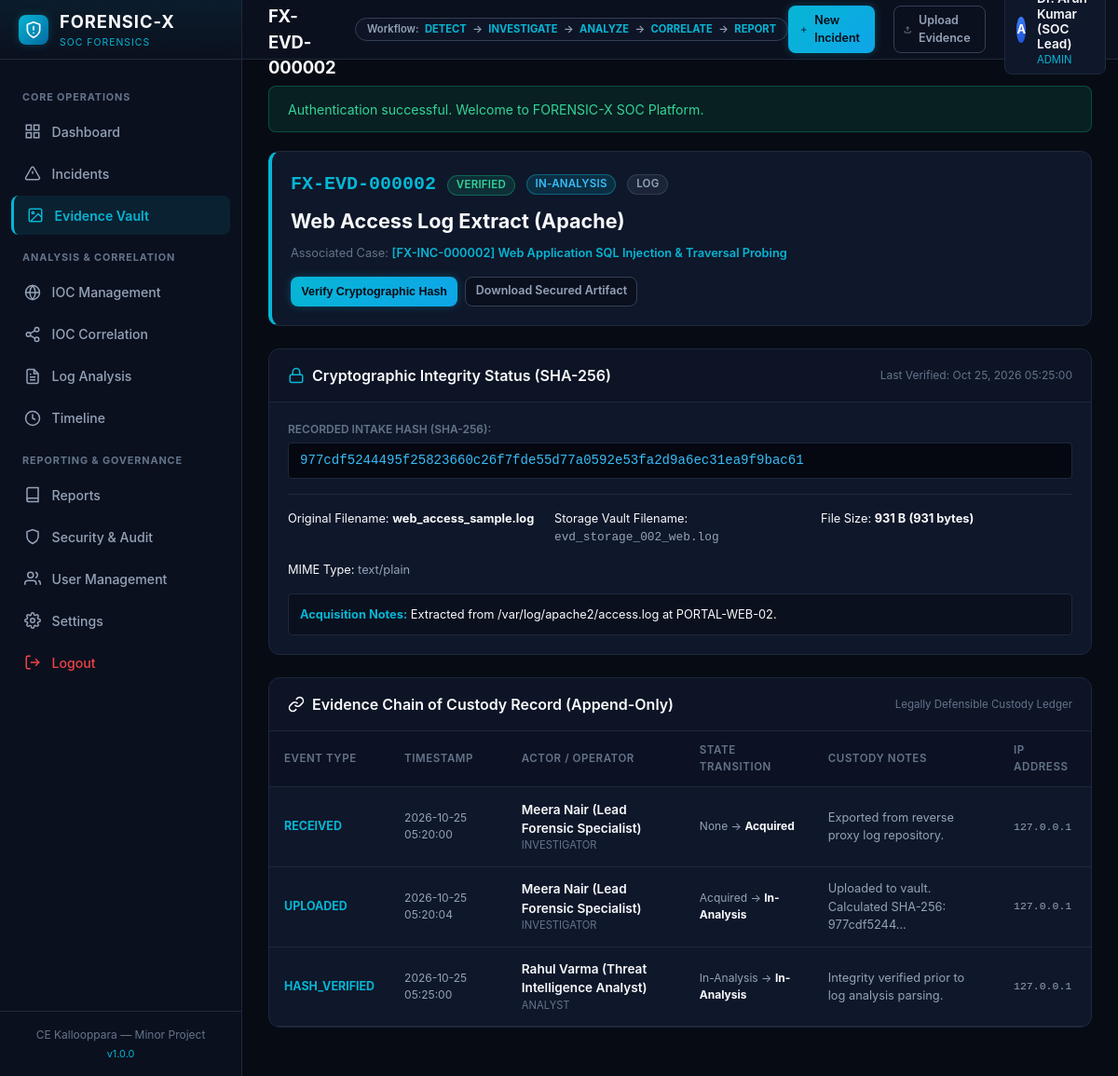
The page /evidence/view?id=2 (signed in) on the database its author committed.
### tables this page shows
CREATE TABLE evidence (
    id INT AUTO_INCREMENT PRIMARY KEY,
    evidence_code VARCHAR(20) NOT NULL UNIQUE,
    name VARCHAR(150) NOT NULL,
    description TEXT NULL,
    incident_id INT NOT NULL,
    original_filename VARCHAR(255) NOT NULL,
    storage_filename VARCHAR(255) NOT NULL UNIQUE,
    file_size BIGINT NOT NULL,
    mime_type VARCHAR(100) NOT NULL,
    file_extension VARCHAR(20) NOT NULL,
    sha256_hash VARCHAR(64) NOT NULL,
    last_verified_at DATETIME NULL,
    last_verified_status ENUM('Unchecked', 'Verified', 'Mismatch', 'Unavailable') NOT NULL DEFAULT 'Verified',
    status ENUM('Acquired', 'In-Analysis', 'Archived', 'Sealed') NOT NULL DEFAULT 'Acquired',
    tags VARCHAR(255) NULL,
    acquisition_notes TEXT NULL,
    uploaded_by INT NOT NULL,
    created_at DATETIME NOT NULL DEFAULT CURRENT_TIMESTAMP,
    updated_at DATETIME NOT NULL DEFAULT CURRENT_TIMESTAMP ON UPDATE CURRENT_TIMESTAMP,
    INDEX idx_evd_incident (incident_id),
    INDEX idx_evd_sha256 (sha256_hash),
    INDEX idx_evd_status (status),
    CONSTRAINT fk_evd_incident FOREIGN KEY (incident_id) REFERENCES incidents (id) ON DELETE CASCADE,
    CONSTRAINT fk_evd_uploader FOREIGN KEY (uploaded_by) REFERENCES users (id)
);

CREATE TABLE incidents (
    id INT AUTO_INCREMENT PRIMARY KEY,
    incident_code VARCHAR(20) NOT NULL UNIQUE,
    title VARCHAR(200) NOT NULL,
    description TEXT NOT NULL,
    category VARCHAR(60) NOT NULL,
    severity ENUM('Low', 'Medium', 'High', 'Critical') NOT NULL DEFAULT 'Medium',
    status ENUM('Open', 'Investigating', 'Contained', 'Resolved', 'Closed') NOT NULL DEFAULT 'Open',
    assigned_to INT NULL,
    detected_at DATETIME NOT NULL,
    source VARCHAR(100) NOT NULL,
    affected_system VARCHAR(150) NOT NULL,
    tags VARCHAR(255) NULL,
    findings_notes TEXT NULL,
    created_by INT NOT NULL,
    created_at DATETIME NOT NULL DEFAULT CURRENT_TIMESTAMP,
    updated_at DATETIME NOT NULL DEFAULT CURRENT_TIMESTAMP ON UPDATE CURRENT_TIMESTAMP,
    INDEX idx_inc_severity (severity),
    INDEX idx_inc_status (status),
    INDEX idx_inc_assigned (assigned_to),
    INDEX idx_inc_detected (detected_at),
    CONSTRAINT fk_inc_assigned FOREIGN KEY (assigned_to) REFERENCES users (id) ON DELETE SET NULL,
    CONSTRAINT fk_inc_creator FOREIGN KEY (created_by) REFERENCES users (id)
);

CREATE TABLE evidence_custody_events (
    id INT AUTO_INCREMENT PRIMARY KEY,
    evidence_id INT NOT NULL,
    event_type VARCHAR(50) NOT NULL,
    actor_id INT NULL,
    actor_name VARCHAR(100) NOT NULL,
    previous_state VARCHAR(100) NULL,
    new_state VARCHAR(100) NULL,
    notes TEXT NOT NULL,
    ip_address VARCHAR(45) NULL,
    created_at DATETIME NOT NULL DEFAULT CURRENT_TIMESTAMP,
    INDEX idx_custody_evidence (evidence_id),
    INDEX idx_custody_time (created_at),
    CONSTRAINT fk_custody_evidence FOREIGN KEY (evidence_id) REFERENCES evidence (id) ON DELETE CASCADE,
    CONSTRAINT fk_custody_actor FOREIGN KEY (actor_id) REFERENCES users (id) ON DELETE SET NULL
);

CREATE TABLE users (
    id INT AUTO_INCREMENT PRIMARY KEY,
    username VARCHAR(50) NOT NULL UNIQUE,
    email VARCHAR(100) NOT NULL UNIQUE,
    password_hash VARCHAR(255) NOT NULL,
    full_name VARCHAR(100) NOT NULL,
    role ENUM('admin', 'investigator', 'analyst', 'reviewer') NOT NULL DEFAULT 'analyst',
    department VARCHAR(100) DEFAULT 'SOC / Digital Forensics',
    is_active TINYINT(1) NOT NULL DEFAULT 1,
    failed_login_attempts INT NOT NULL DEFAULT 0,
    locked_until DATETIME NULL,
    last_login_at DATETIME NULL,
    last_login_ip VARCHAR(45) NULL,
    created_at DATETIME NOT NULL DEFAULT CURRENT_TIMESTAMP,
    updated_at DATETIME NOT NULL DEFAULT CURRENT_TIMESTAMP ON UPDATE CURRENT_TIMESTAMP,
    INDEX idx_user_role (role),
    INDEX idx_user_active (is_active)
);

### src/Models/Evidence.php (called while the page is built, shortened)
<?php
class Evidence {
    public static function getById(int $id): ?array {
        $db = Database::getConnection();
        $stmt = $db->prepare("
            SELECT e.*,
                   i.incident_code,
                   i.title AS incident_title,
                   i.severity AS incident_severity,
                   u.full_name AS uploader_name,
                   u.username AS uploader_username,
                   u.department AS uploader_department
            FROM evidence e
            INNER JOIN incidents i ON e.incident_id = i.id
            LEFT JOIN users u ON e.uploaded_by = u.id
            WHERE e.id = :id
            LIMIT 1
        ");
        $stmt->execute([':id' => $id]);
        return $stmt->fetch() ?: null;
    }
}

### src/Helpers/Security.php (called while the page is built, shortened)
<?php
class Security {
    public static function e(?string $value): string {
        return htmlspecialchars($value, ENT_QUOTES | ENT_SUBSTITUTE | ENT_HTML5, 'UTF-8');
    }
}

### src/Models/ChainOfCustody.php (called while the page is built, shortened)
<?php
class ChainOfCustody {
    public static function getByEvidenceId(int $evidenceId): array {
        $db = Database::getConnection();
        $stmt = $db->prepare("
            SELECT c.*, u.username, u.role
            FROM evidence_custody_events c
            LEFT JOIN users u ON c.actor_id = u.id
            WHERE c.evidence_id = :evidence_id
            ORDER BY c.created_at ASC
        ");
        $stmt->execute([':evidence_id' => $evidenceId]);
        return $stmt->fetchAll();
    }
}

### views/evidence/view.php (the view, shortened to what this page needs)
<div class="card" style="margin-bottom: 1.5rem; border-left: 4px solid var(--cyan-primary);">
    <div class="card-body">
        <div style="display: flex; justify-content: space-between; align-items: flex-start; flex-wrap: wrap; gap: 1rem;">
            <div>
                <div style="display: flex; align-items: center; gap: 0.75rem; margin-bottom: 0.5rem;">
                    <span style="font-size: 1.25rem; font-weight: 800; font-family: monospace; color: var(--cyan-primary);">
                        <?= Security::e($evidence['evidence_code']) ?>
                    </span>
                    <span id="verify-badge-<?= (int)$evidence['id'] ?>">
                        <?= View::statusBadge($evidence['last_verified_status']) ?>
                    </span>
                    <?= View::statusBadge($evidence['status']) ?>
                    <span class="badge badge-neutral"><?= strtoupper(Security::e($evidence['file_extension'])) ?></span>
                </div>
                <h2 style="font-size: 1.35rem; font-weight: 700; color: var(--text-primary); margin-bottom: 0.5rem;">
                    <?= Security::e($evidence['name']) ?>
                </h2>
                <div style="font-size: 0.8rem; color: var(--text-muted);">
                    Associated Case:
                    <a href="/incidents/view?id=<?= (int)$evidence['incident_id'] ?>" style="color: var(--cyan-primary); text-decoration: none; font-weight: 600;">
                        [<?= Security::e($evidence['incident_code']) ?>] <?= Security::e($evidence['incident_title']) ?>
                    </a>
                </div>
            </div>
            <div style="display: flex; gap: 0.5rem;">
                <button type="button" class="btn btn-primary btn-sm btn-verify-hash" data-id="<?= (int)$evidence['id'] ?>">
                    Verify Cryptographic Hash
                </button>
                <a href="/evidence/download?id=<?= (int)$evidence['id'] ?>" class="btn btn-secondary btn-sm">
                    Download Secured Artifact
                </a>
            </div>
        </div>
    </div>
</div>
<div class="card">
    <div class="card-header">
        <div class="card-title">
            <svg width="18" height="18" viewBox="0 0 24 24" fill="none" stroke="var(--cyan-primary)" stroke-width="2"><rect x="3" y="11" width="18" height="11" rx="2" ry="2"/><path d="M7 11V7a5 5 0 0 1 10 0v4"/></svg>
            Cryptographic Integrity Status (SHA-256)
        </div>
        <div style="font-size: 0.75rem; color: var(--text-muted);">
            Last Verified: <?= $evidence['last_verified_at'] ? date('M d, Y H:i:s', strtotime($evidence['last_verified_at'])) : 'Never' ?>
        </div>
    </div>
    <div class="card-body">
        <div style="margin-bottom: 1rem;">
            <div style="font-size: 0.75rem; font-weight: 600; text-transform: uppercase; color: var(--text-muted); margin-bottom: 0.3rem;">
                Recorded Intake Hash (SHA-256):
            </div>
            <div class="code-block" style="font-size: 0.88rem; padding: 0.5rem 0.75rem;">
                <?= Security::e($evidence['sha256_hash']) ?>
            </div>
        </div>
        <div style="display: grid; grid-template-columns: repeat(auto-fit, minmax(200px, 1fr)); gap: 1rem; font-size: 0.8rem; border-top: 1px solid var(--border-color); padding-top: 1rem;">
            <div>Original Filename: <strong style="color: var(--text-primary);"><?= Security::e($evidence['original_filename']) ?></strong></div>
            <div>Storage Vault Filename: <span style="font-family: monospace; color: var(--text-secondary);"><?= Security::e($evidence['storage_filename']) ?></span></div>
            <div>File Size: <strong style="color: var(--text-primary);"><?= View::formatBytes((int)$evidence['file_size']) ?> (<?= number_format((int)$evidence['file_size']) ?> bytes)</strong></div>
            <div>MIME Type: <span style="color: var(--text-secondary);"><?= Security::e($evidence['mime_type']) ?></span></div>
        </div>
        <?php if (!empty($evidence['acquisition_notes'])): ?>
        <div style="margin-top: 1rem; padding: 0.75rem; background-color: var(--bg-surface); border: 1px solid var(--border-color); border-radius: var(--radius-sm); font-size: 0.8rem;">
            <strong style="color: var(--cyan-primary);">Acquisition Notes:</strong> <?= Security::e($evidence['acquisition_notes']) ?>
        </div>
        <?php endif; ?>
    </div>
</div>
<div class="card">
    <div class="card-header">
        <div class="card-title">
            <svg width="18" height="18" viewBox="0 0 24 24" fill="none" stroke="currentColor" stroke-width="2"><path d="M10 13a5 5 0 0 0 7.54.54l3-3a5 5 0 0 0-7.07-7.07l-1.72 1.71"/><path d="M14 11a5 5 0 0 0-7.54-.54l-3 3a5 5 0 0 0 7.07 7.07l1.71-1.71"/></svg>
            Evidence Chain of Custody Record (Append-Only)
        </div>
        <div style="font-size: 0.72rem; color: var(--text-muted);">
            Legally Defensible Custody Ledger
        </div>
    </div>
    <div class="table-responsive">
        <table class="data-table">
            <thead>
                <tr>
                    <th>Event Type</th>
                    <th>Timestamp</th>
                    <th>Actor / Operator</th>
                    <th>State Transition</th>
                    <th>Custody Notes</th>
                    <th>IP Address</th>
                </tr>
            </thead>
            <tbody>
                <?php if (empty($custodyEvents)): ?>
                <tr><td colspan="6" style="text-align: center; color: var(--text-muted);">No custody events logged yet.</td></tr>
                <?php else: ?>
                    <?php foreach ($custodyEvents as $custody): ?>
                    <tr>
                        <td style="font-weight: 700; color: var(--cyan-primary); font-size: 0.78rem;">
                            <?= Security::e($custody['event_type']) ?>
                        </td>
                        <td style="font-size: 0.75rem;"><?= date('Y-m-d H:i:s', strtotime($custody['created_at'])) ?></td>
                        <td>
                            <div style="font-weight: 600; color: var(--text-primary);"><?= Security::e($custody['actor_name']) ?></div>
                            <div style="font-size: 0.7rem; color: var(--text-muted);"><?= strtoupper(Security::e($custody['role'] ?? 'SYSTEM')) ?></div>
                        </td>
                        <td style="font-size: 0.75rem;">
                            <?php if ($custody['previous_state'] || $custody['new_state']): ?>
                                <?= Security::e($custody['previous_state'] ?: 'None') ?> → <strong style="color: var(--text-primary);"><?= Security::e($custody['new_state']) ?></strong>
                            <?php else: ?>
                                <span style="color: var(--text-muted);">-</span>
                            <?php endif; ?>
                        </td>
                        <td style="font-size: 0.8rem; color: var(--text-secondary); max-width: 320px;">
                            <?= Security::e($custody['notes']) ?>
                        </td>
                        <td style="font-family: monospace; font-size: 0.72rem;"><?= Security::e($custody['ip_address']) ?></td>
                    </tr>
                    <?php endforeach; ?>
                <?php endif; ?>
            </tbody>
        </table>
    </div>
</div>

### src/Helpers/View.php (shortened to what this page needs)
<?php
class View {
    public static function render(string $viewPath, array $data = [], string $layout = 'main'): void {
        extract($data);
        $fullViewFile = BASE_PATH . '/views/' . ltrim($viewPath, '/') . '.php';
        require $fullViewFile;
        $content = ob_get_clean();
        $layoutFile = BASE_PATH . '/views/layouts/' . $layout . '.php';
        if (file_exists($layoutFile)) {
            require $layoutFile;
        } else {
            echo $content;
        }
    }
    public static function formatBytes(int $bytes, int $precision = 2): string {
        $units = ['B', 'KB', 'MB', 'GB', 'TB'];
        $bytes = max($bytes, 0);
        $pow = floor(($bytes ? log($bytes) : 0) / log(1024));
        $pow = min($pow, count($units) - 1);
        $bytes /= (1 << (10 * $pow));
        return round($bytes, $precision) . ' ' . $units[$pow];
    }
    public static function statusBadge(string $status): string {
        $colors = [
            'Open'          => 'badge-open',
            'Investigating' => 'badge-investigating',
            'Contained'     => 'badge-contained',
            'Resolved'      => 'badge-resolved',
            'Closed'        => 'badge-closed',
            'Verified'      => 'badge-verified',
            'Mismatch'      => 'badge-mismatch',
            'Unavailable'   => 'badge-unavailable',
            'In-Analysis'   => 'badge-investigating',
            'Acquired'      => 'badge-open',
            'Sealed'        => 'badge-contained',
        ];
        $class = $colors[$status] ?? 'badge-neutral';
        return '<span class="badge ' . $class . '">' . htmlspecialchars($status) . '</span>';
    }
}

### rows shown on the page
evidence: evidence_code "FX-EVD-000002", last_verified_status "VERIFIED IN-ANALYSIS", file_extension "LOG", name "Web Access Log Extract (Apache)", incident.incident_code "FX-INC-000002", incident.title "Web Application SQL Injection & Traversal Probing", last_verified_at "Oct 25, 2026 05:25:00", sha256_hash "977cdf5244495f25823660c26f7fde55d77a0592e53fa2d9a6ec31ea9f9bac61", original_filename "web_access_sample.log", storage_filename "evd_storage_002_web.log", file_size "931 B", file_size "931", mime_type "text/plain", acquisition_notes "Extracted from /var/log/apache2/access.log at PORTAL-WEB-02."
evidence_custody_events: event_type "RECEIVED", created_at "2026-10-25 05:20:00", actor_name "Meera Nair (Lead Forensic Specialist)", actor.role "INVESTIGATOR", previous_state "None", new_state "Acquired", notes "Exported from reverse proxy log repository.", ip_address "127.0.0.1"
evidence_custody_events: event_type "UPLOADED", created_at "2026-10-25 05:20:04", actor_name "Meera Nair (Lead Forensic Specialist)", actor.role "INVESTIGATOR", previous_state "Acquired", new_state "In-Analysis", notes "Uploaded to vault. Calculated SHA-256: 977cdf5244...", ip_address "127.0.0.1"
evidence_custody_events: event_type "HASH_VERIFIED", created_at "2026-10-25 05:25:00", actor_name "Rahul Varma (Threat Intelligence Analyst)", actor.role "ANALYST", previous_state "In-Analysis", new_state "In-Analysis", notes "Integrity verified prior to log analysis parsing.", ip_address "127.0.0.1"

### other values the page prints
APP_NAME "FORENSIC-X"
APP_VERSION "1.0.0"
substr($user['username'] ?? 'U', 0, 1) "A"
Security::e($user['role'] ?? '') "ADMIN"
Security::e($flash['message']) "Authentication successful. Welcome to FORENSIC-X SOC Platform."
